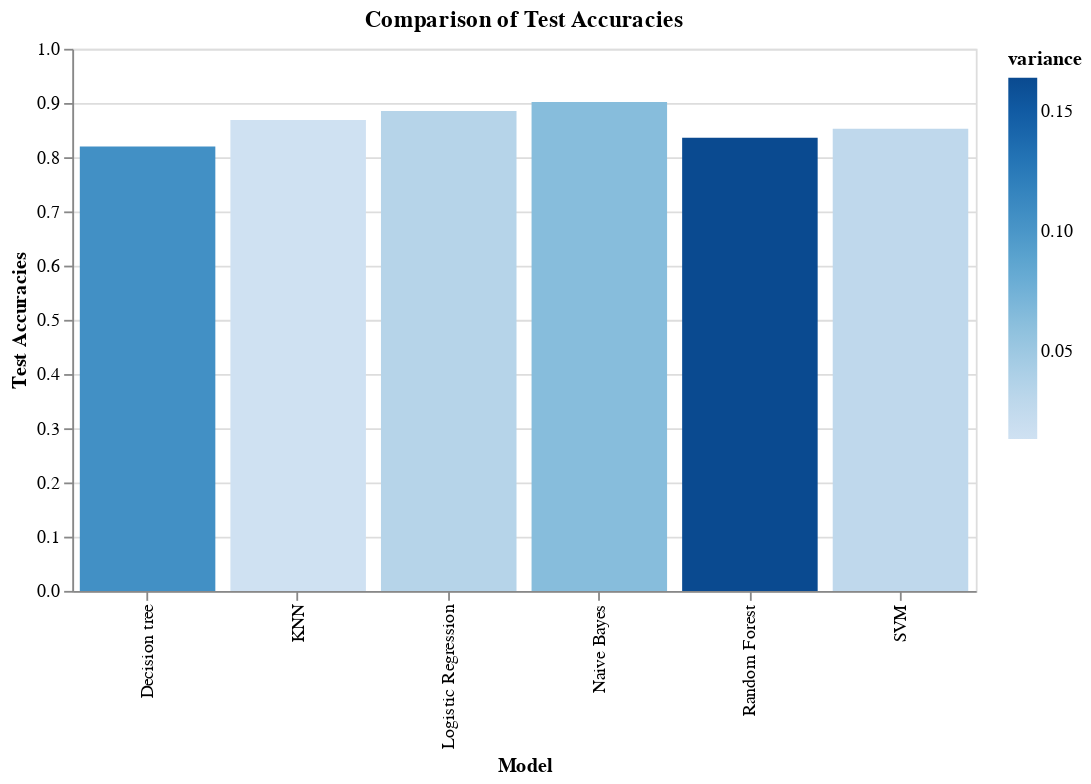

Notebook cell for this chart:
### Code cell
alt.Chart(accuracies_df).mark_bar().encode(
    alt.X('model:N', title="Model"),
    alt.Y('test_accuracies:Q', title="Test Accuracies"),
    alt.Color('variance:Q')
).properties(width = 500, title = "Comparison of Test Accuracies")

### Figure 1 — Vega-Lite specification as saved in the notebook (floating-point values rounded to 4 significant figures)
{"$schema": "https://vega.github.io/schema/vega-lite/v3.4.0.json", "config": {"mark": {"tooltip": null}, "view": {"height": 300, "width": 400}}, "data": {"name": "data-e571103f60b72f3b9b265c5f9110fe02"}, "datasets": {"data-e571103f60b72f3b9b265c5f9110fe02": [{"model": "Decision tree", "test_accuracies": 0.8197, "train_accuracies": 0.9256, "variance": 0.1059}, {"model": "KNN", "test_accuracies": 0.8689, "train_accuracies": 0.8554, "variance": 0.01348}, {"model": "Naive Bayes", "test_accuracies": 0.9016, "train_accuracies": 0.8388, "variance": 0.0628}, {"model": "Logistic Regression", "test_accuracies": 0.8852, "train_accuracies": 0.8512, "variance": 0.03401}, {"model": "Random Forest", "test_accuracies": 0.8361, "train_accuracies": 1, "variance": 0.1639}, {"model": "SVM", "test_accuracies": 0.8525, "train_accuracies": 0.8802, "variance": 0.02771}]}, "encoding": {"color": {"field": "variance", "type": "quantitative"}, "x": {"field": "model", "title": "Model", "type": "nominal"}, "y": {"field": "test_accuracies", "title": "Test Accuracies", "type": "quantitative"}}, "mark": "bar", "title": "Comparison of Test Accuracies", "width": 500}
